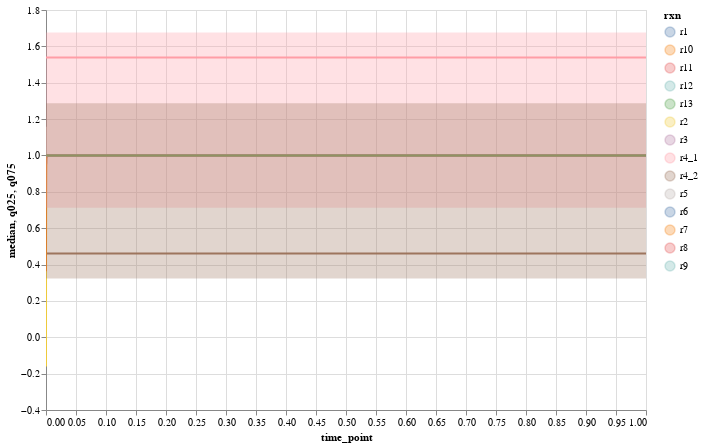

Notebook cell for this chart:
### Code cell
plot_ensemble_interactive(flux_interp_quantiles, quant_type='flux', selected_data=rxn_names, x_scale='linear',
                          y_scale='linear', x_lim=None, y_lim=None)

### Figure 1 — Vega-Lite specification as saved in the notebook (floating-point values rounded to 4 significant figures; data arrays with more than 128 entries replaced by an {"elided": "..."} marker saying what was removed)
{"config": {"view": {"continuousWidth": 400, "continuousHeight": 300}}, "layer": [{"data": {"name": "data-f578888c31a0a0702b630d1da80f230d"}, "mark": "line", "encoding": {"color": {"type": "nominal", "field": "rxn"}, "tooltip": [{"type": "nominal", "field": "rxn"}, {"type": "quantitative", "field": "median"}], "x": {"type": "quantitative", "field": "time_point", "scale": {"type": "linear"}}, "y": {"type": "quantitative", "field": "median", "scale": {"type": "linear"}}}, "height": 400, "selection": {"selector004": {"type": "interval", "bind": "scales", "encodings": ["x", "y"]}}, "width": 600}, {"data": {"name": "data-f578888c31a0a0702b630d1da80f230d"}, "mark": "area", "encoding": {"color": {"type": "nominal", "field": "rxn"}, "opacity": {"value": 0.3}, "tooltip": [{"type": "nominal", "field": "rxn"}, {"type": "quantitative", "field": "median"}], "x": {"type": "quantitative", "field": "time_point", "scale": {"type": "linear"}}, "y": {"type": "quantitative", "field": "q025", "scale": {"type": "linear"}}, "y2": {"field": "q075"}}, "height": 400, "width": 600}], "$schema": "https://vega.github.io/schema/vega-lite/v4.8.1.json", "datasets": {"data-f578888c31a0a0702b630d1da80f230d": {"elided": "1162 records"}}}
